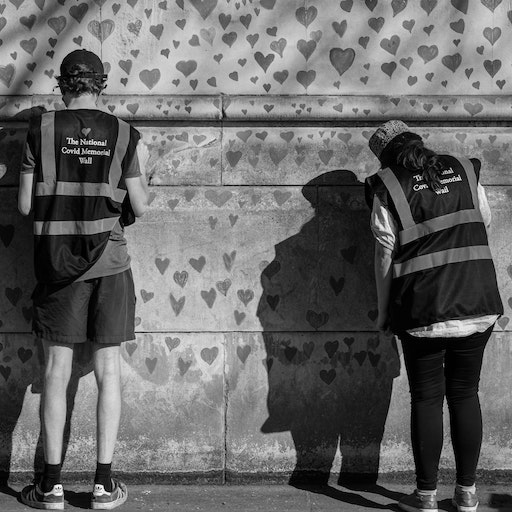
#> input picture t3/ImagensParaCasosDeTeste/image01.png, 512 x 512 px
$ jupyter execute t3.ipynb
#> lines starting #> are read from the running program, lines starting #| are printed output that depends on the picture; long printed decimals are rounded
# Trabalho 02 : realce e superresolução - 01/2021

**Nome:** Luís Felipe Ribeiro Chaves

**NUSP:** 10801221

BCC/018

### Imports necessários

[cell 1]
import numpy as np
import matplotlib.pyplot as plt
import imageio

### Leitura de parametros

[cell 2]
file = input().rstrip()
#> the answer given: ImagensParaCasosDeTeste/image01.png
fn = int(input())
#> the answer given: 3
n = int(input())
#> the answer given: 3

if fn == 1:
    ws = list(float(el) for el in input().rstrip().split(' '))
    ws = np.array(ws)
elif fn == 2:
    ws = []
    for _ in range(n):
        weigth = list(float(el) for el in input().rstrip().split(' '))
        ws.append(weigth)
    ws = np.array(ws)

[cell 3]
fn = 1
if fn == 1:
    file = 'ImagensParaCasosDeTeste/image01.png'
    n = 7
    ws = [-3, -2, -1, 0, 1, 2, 3]
    ws = np.array(ws)
elif fn == 2:
    file = 'ImagensParaCasosDeTeste/flower.png'
    n = 5
    ws = [
        [-1, -1, -1, -1, -1],
        [-1, -1, -1, -1, -1],
        [-1, -1, 24, -1, -1],
        [-1, -1, -1, -1, -1],
        [-1, -1, -1, -1, -1]
    ]
    ws = np.array(ws)
else:
    file = 'ImagensParaCasosDeTeste/camera_saltpepper.png'
    n = 5

[cell 4]
img = imageio.imread(file)
#> img is the input picture: shape (512, 512); min 0, max 255, mean 102.4
plt.imshow(img, cmap='gray')

[cell 5]
if fn == 1:
    img_flatten = img.flatten()
    padding = n // 2
    img_filtered = np.zeros(img_flatten.shape)
    img_flatten = np.pad(img_flatten, padding, mode='wrap')

    for i in range(img_filtered.size):
        img_filtered[i] = np.sum(img_flatten[i : i + n] * ws)

    img_filtered = np.reshape(img_filtered, img.shape)
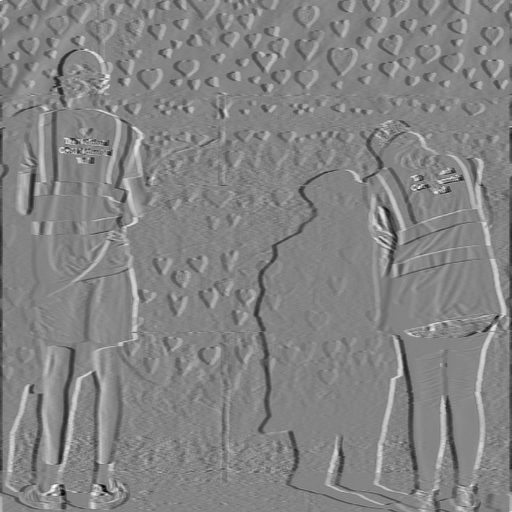
#> img_filtered: shape (512, 512) float64; min -1341, max 1248, mean 0; drawn with min black and max white

elif fn == 2:
    shapeX, shapeY = img.shape
    img_filtered = np.zeros(img.shape)
    img_padded = np.pad(img, n // 2, mode='edge')

    for i in range(shapeX):
        for j in range(shapeY):
            img_filtered[i, j] = np.sum(
                img_padded[i : i + n, j : j + n] * ws
            )
else:
    shapeX, shapeY = img.shape
    img_filtered = np.zeros(img.shape)
    img_padded = np.pad(img, n // 2, mode='constant')

    for i in range(shapeX):
        for j in range(shapeY):
            img_filtered[i, j] = np.median(img_padded[i : i + n, j : j + n])

### Normalização

[cell 6]
min_img = img_filtered.min()
#> min_img = -1341
diff = img_filtered.max() - min_img
#> diff = 2589
img_filtered = (img_filtered - min_img) * 255 / diff

plt.imshow(img_filtered, cmap='gray')

### Erro

[cell 7]
rmse = np.sqrt(np.mean((img - img_filtered) ** 2))
#> rmse = 71.19
print(rmse)
#| 71.195


$ run again, with t3/ImagensParaCasosDeTeste/image02.png copied over t3/ImagensParaCasosDeTeste/image01.png
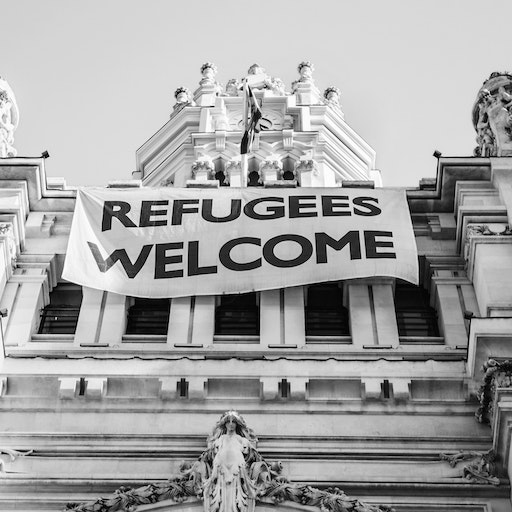
#> input picture t3/ImagensParaCasosDeTeste/image02.png, 512 x 512 px
#> img is the input picture: shape (512, 512); min 0, max 255, mean 162.9
#> `img_filtered = np.reshape(img_filtered, img.shape)`:
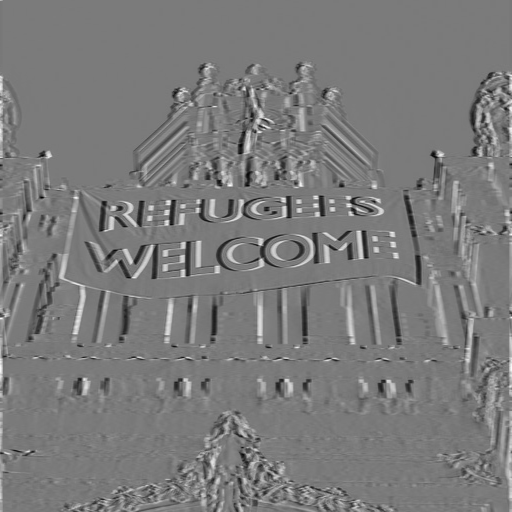
#> img_filtered: shape (512, 512) float64; min -1339, max 1432, mean 0; drawn with min black and max white
#> min_img = -1339
#> diff = 2771
#> rmse = 78.67
#| 78.669

$ run again, with t3/ImagensParaCasosDeTeste/airplane.png copied over t3/ImagensParaCasosDeTeste/image01.png
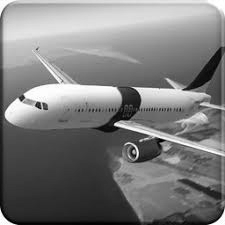
#> input picture t3/ImagensParaCasosDeTeste/airplane.png, 225 x 225 px
#> img is the input picture: shape (225, 225); min 0, max 255, mean 124
#> `img_filtered = np.reshape(img_filtered, img.shape)`:
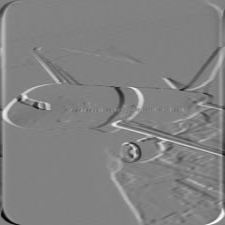
#> img_filtered: shape (225, 225) float64; min -1453, max 1398, mean 0; drawn with min black and max white
#> min_img = -1453
#> diff = 2851
#> rmse = 65.03
#| 65.027

$ run again, with t3/ImagensParaCasosDeTeste/arara.png copied over t3/ImagensParaCasosDeTeste/image01.png
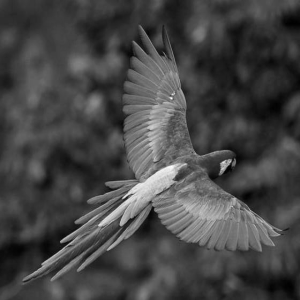
#> input picture t3/ImagensParaCasosDeTeste/arara.png, 300 x 300 px
#> img is the input picture: shape (300, 300); min 0, max 255, mean 69.6
#> `img_filtered = np.reshape(img_filtered, img.shape)`:
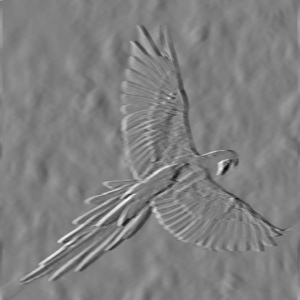
#> img_filtered: shape (300, 300) float64; min -1082, max 1070, mean 0; drawn with min black and max white
#> min_img = -1082
#> diff = 2152
#> rmse = 70.44
#| 70.440
